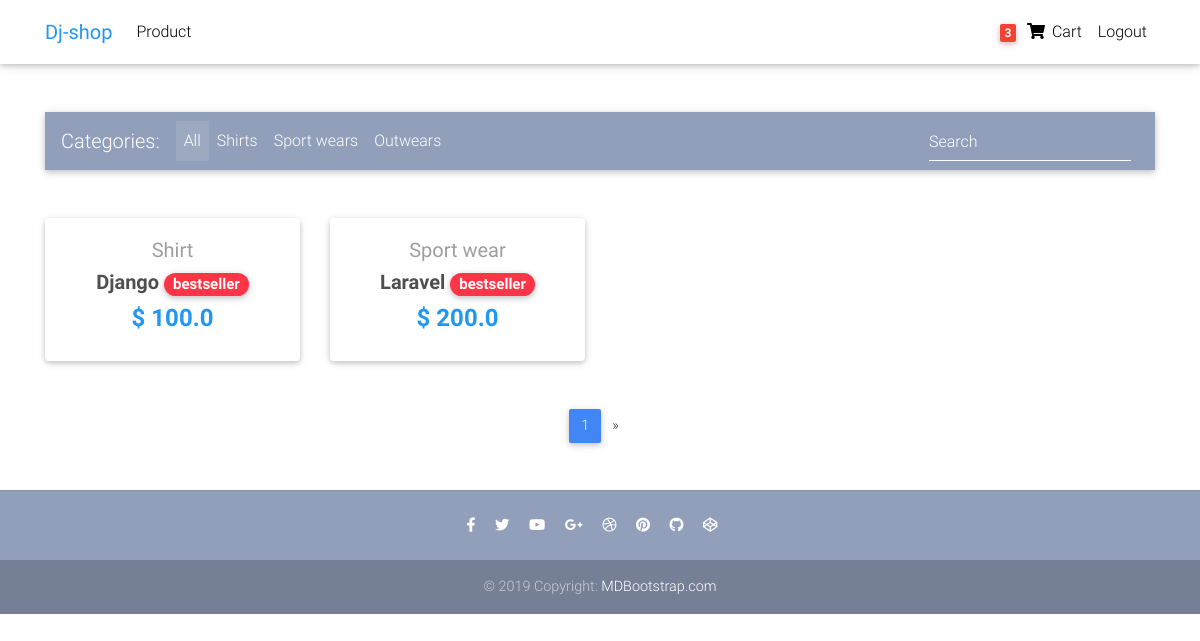
The app's page / (signed in) with its own data.
### core/models.py (models this page shows, shortened)
class Order(models.Model):
    user         = models.ForeignKey(settings.AUTH_USER_MODEL, on_delete=models.CASCADE)
    items        = models.ManyToManyField(OrderItem,)
    start_date   = models.DateField(auto_now_add=True)
    ordered_date = models.DateField()
    ordered      = models.BooleanField(default=False)

class Item(models.Model):
    title          = models.CharField(max_length=100)
    price          = models.FloatField()
    discount_price = models.FloatField(default=False,blank=True,null=True)
    slug           = models.SlugField()
    category       = models.CharField(choices=CATEGORY_CHOSES,max_length=2)
    label          = models.CharField(choices=LABEL_CHOSES,max_length=1)
    description    = models.CharField(max_length=100)
    def get_absolute_url(self):
        return reverse('core:product', kwargs={'slug': self.slug})

### core/views.py (the view)
# urls.py: path('', ProductList.as_view(), name='home'),
class ProductList(ListView):
    model = Item
    paginate_by = 2
    template_name = 'product_list.html'

### core/templatetags/cart_template_tags.py (called while the page is built)
@register.filter
def cart_item_count(user):
    if user.is_authenticated:
        qs = Order.objects.filter(user=user, ordered=False)
        if qs.exists():
            return qs[0].items.count()
    else:
        return 0

### core/templates/product_list.html (shortened to what this page needs)
{% load static %}
{% load cart_template_tags %}
<!DOCTYPE html>
<html lang="en">
<head>
  <link rel="stylesheet" href="https://use.fontawesome.com/releases/v5.11.2/css/all.css">
  <link href="{% static 'css/bootstrap.min.css'%}" rel="stylesheet">
  <link href="{% static 'css/mdb.min.css'%}" rel="stylesheet">
  <link href="{% static 'css/style.min.css'%}" rel="stylesheet">
</head>
<body>
  <nav class="navbar fixed-top navbar-expand-lg navbar-light white scrolling-navbar">
    <div class="container">
      <a class="navbar-brand waves-effect" href="{% url 'core:home' %}">
        <strong class="blue-text">Dj-shop</strong>
      </a>
      <div class="collapse navbar-collapse" id="navbarSupportedContent">
        <ul class="navbar-nav mr-auto">
          <li class="nav-item">
            <a class="nav-link waves-effect" href="">Product</a>
          </li>
        </ul>
        <ul class="navbar-nav nav-flex-icons">
          {% if user.is_authenticated %}
          <li class="nav-item">
            <a class="nav-link waves-effect" href="{%url 'core:order_summary'%}">
              <span class="badge red z-depth-1 mr-1"> {{request.user|cart_item_count}} </span>
              <i class="fas fa-shopping-cart"></i>
              <span class="clearfix d-none d-sm-inline-block"> Cart </span>
            </a>
          </li>
          <li class="nav-item">
            <a class="nav-link waves-effect" href="{%url 'account_logout' %}">
              <span class="clearfix d-none d-sm-inline-block"> Logout </span>
            </a>
          </li>
          {%endif%}
        </ul>
      </div>
    </div>
  </nav>
  <div class=" p-5">
  </div>
    <a class="carousel-control-prev" href="#carousel-example-1z" role="button" data-slide="prev">
      <span class="carousel-control-prev-icon" aria-hidden="true"></span>
    </a>
    <a class="carousel-control-next" href="#carousel-example-1z" role="button" data-slide="next">
      <span class="carousel-control-next-icon" aria-hidden="true"></span>
    </a>
  <main>
    <div class="container">
      <nav class="navbar navbar-expand-lg navbar-dark mdb-color lighten-3 mt-3 mb-5">
        <span class="navbar-brand">Categories:</span>
        <div class="collapse navbar-collapse" id="basicExampleNav">
          <ul class="navbar-nav mr-auto">
            <li class="nav-item active">
              <a class="nav-link" href="#">All
              </a>
            </li>
            <li class="nav-item">
              <a class="nav-link" href="#">Shirts</a>
            </li>
            <li class="nav-item">
              <a class="nav-link" href="#">Sport wears</a>
            </li>
            <li class="nav-item">
              <a class="nav-link" href="#">Outwears</a>
            </li>
          </ul>
          <form class="form-inline">
            <div class="md-form my-0">
              <input class="form-control mr-sm-2" type="text" placeholder="Search" aria-label="Search">
            </div>
          </form>
        </div>
      </nav>
      <section class="text-center mb-4">
        <div class="row wow fadeIn">
{% for item in object_list %}
          <div class="col-lg-3 col-md-6 mb-4">
            <div class="card">
              <div class="card-body text-center">
                <a href="{{item.get_absolute_url}}" class="grey-text">
                  <h5>{{item.get_category_display}}</h5>
                </a>
                <h5>
                  <strong>
                    <a href="{{item.get_absolute_url}}" class="dark-grey-text">{{item.title}}
                      <span class="badge badge-pill {{item.get_label_display}}-color">bestseller</span>
                    </a>
                  </strong>
                </h5>
                <h4 class="font-weight-bold blue-text">
                  <strong>$
                    {% if item.discount_price%}
                    {{item.discount_price}}
                    {%else%}
                    {{item.price}}
                    {% endif %}
                  </strong>
                </h4>
              </div>
            </div>
          </div>
{%endfor%}
        </div>
      </section>
{% if is_paginated %}
      <nav class="d-flex justify-content-center wow fadeIn">
        <ul class="pagination pg-blue">
          <li class="page-item active">
            <a class="page-link" href="?page={{page_obj.number}}">{{page_obj.number}}
            </a>
          </li>
          {% if page_obj.has_next %}
          <li class="page-item">
            <a class="page-link" href="?page={{page_obj.next_page_number}}" aria-label="Next">
              <span aria-hidden="true">&raquo;</span>
            </a>
          </li>
          {% endif %}
        </ul>
      </nav>
      {% endif %}
    </div>
  </main>
  <footer class="page-footer text-center font-small mt-4 wow fadeIn">
    <hr class="my-4">
    <div class="pb-4">
      <a href="https://www.facebook.com/mdbootstrap" target="_blank">
        <i class="fab fa-facebook-f mr-3"></i>
      </a>
      <a href="https://twitter.com/MDBootstrap" target="_blank">
        <i class="fab fa-twitter mr-3"></i>
      </a>
      <a href="https://www.youtube.com/watch?v=7MUISDJ5ZZ4" target="_blank">
        <i class="fab fa-youtube mr-3"></i>
      </a>
      <a href="https://plus.google.com/u/0/b/107863090883699620484" target="_blank">
        <i class="fab fa-google-plus-g mr-3"></i>
      </a>
      <a href="https://dribbble.com/mdbootstrap" target="_blank">
        <i class="fab fa-dribbble mr-3"></i>
      </a>
      <a href="https://pinterest.com/mdbootstrap" target="_blank">
        <i class="fab fa-pinterest mr-3"></i>
      </a>
      <a href="https://github.com/mdbootstrap/bootstrap-material-design" target="_blank">
        <i class="fab fa-github mr-3"></i>
      </a>
      <a href="http://codepen.io/mdbootstrap/" target="_blank">
        <i class="fab fa-codepen mr-3"></i>
      </a>
    </div>
    <div class="footer-copyright py-3">
      © 2019 Copyright:
      <a href="https://mdbootstrap.com/education/bootstrap/" target="_blank"> MDBootstrap.com </a>
    </div>
  </footer>
</body>
</html>

### core/templates/product_list.html (style rules this page uses)
html, body, header, .carousel { height: 60vh; }

### records on screen
Item: category "Shirt", title "Django", price "100.0"
Item: category "Sport wear", title "Laravel", discount_price "200.0"

### other values on screen
{{ request.user|cart_item_count }} "3"
{{ page_obj.number }} "1"
